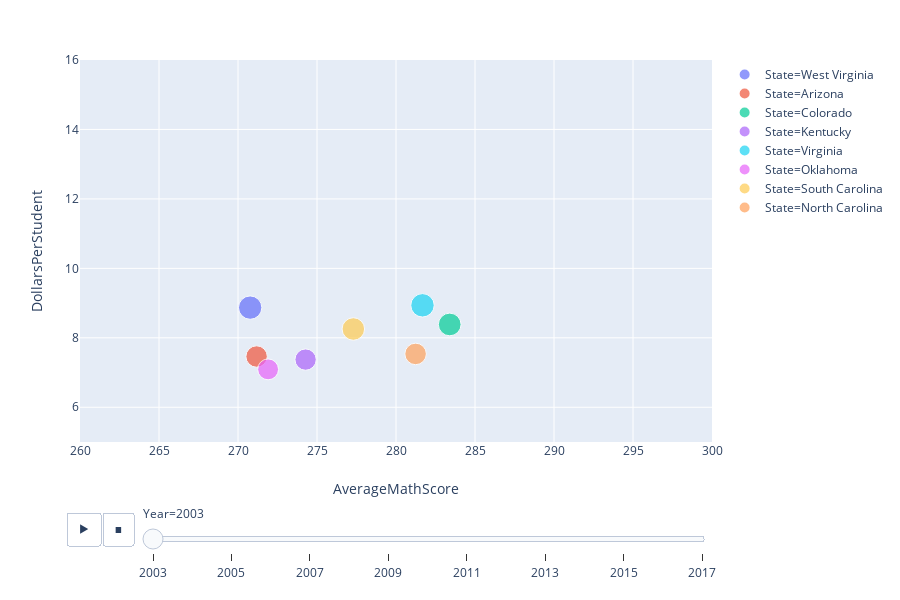

The code cell stored with this chart in its notebook:
### Code cell
px.scatter(protest_states_scores_and_funding,x="AverageMathScore",y="DollarsPerStudent",size="DollarsPerStudent",color="State",hover_name="State",range_x=[260,300],range_y=[5,16],animation_frame="Year",animation_group="State")

### Figure 1 — Plotly figure (JSON) as saved in the notebook; plotly's stock layout.template omitted (floating-point values rounded to 4 significant figures)
{"data": [{"hoverlabel": {"namelength": 0}, "hovertemplate": "<b>%{hovertext}</b><br><br>State=West Virginia<br>Year=2003<br>AverageMathScore=%{x}<br>DollarsPerStudent=%{marker.size}", "hovertext": ["West Virginia"], "ids": ["West Virginia"], "legendgroup": "State=West Virginia", "marker": {"color": "#636efa", "size": [8.87], "sizemode": "area", "sizeref": 0.03252, "symbol": "circle"}, "mode": "markers", "name": "State=West Virginia", "showlegend": true, "type": "scatter", "uid": "f385ce8b-c6c8-4cab-aed7-ec55cf99b6fa", "x": [270.8], "xaxis": "x", "y": [8.87], "yaxis": "y"}, {"hoverlabel": {"namelength": 0}, "hovertemplate": "<b>%{hovertext}</b><br><br>State=Arizona<br>Year=2003<br>AverageMathScore=%{x}<br>DollarsPerStudent=%{marker.size}", "hovertext": ["Arizona"], "ids": ["Arizona"], "legendgroup": "State=Arizona", "marker": {"color": "#EF553B", "size": [7.462], "sizemode": "area", "sizeref": 0.03252, "symbol": "circle"}, "mode": "markers", "name": "State=Arizona", "showlegend": true, "type": "scatter", "uid": "46ba27f1-52ca-4a07-a0cb-d5597283d717", "x": [271.2], "xaxis": "x", "y": [7.462], "yaxis": "y"}, {"hoverlabel": {"namelength": 0}, "hovertemplate": "<b>%{hovertext}</b><br><br>State=Colorado<br>Year=2003<br>AverageMathScore=%{x}<br>DollarsPerStudent=%{marker.size}", "hovertext": ["Colorado"], "ids": ["Colorado"], "legendgroup": "State=Colorado", "marker": {"color": "#00cc96", "size": [8.385], "sizemode": "area", "sizeref": 0.03252, "symbol": "circle"}, "mode": "markers", "name": "State=Colorado", "showlegend": true, "type": "scatter", "uid": "d5df0728-0073-4f44-b94f-e2766df5f727", "x": [283.4], "xaxis": "x", "y": [8.385], "yaxis": "y"}, {"hoverlabel": {"namelength": 0}, "hovertemplate": "<b>%{hovertext}</b><br><br>State=Kentucky<br>Year=2003<br>AverageMathScore=%{x}<br>DollarsPerStudent=%{marker.size}", "hovertext": ["Kentucky"], "ids": ["Kentucky"], "legendgroup": "State=Kentucky", "marker": {"color": "#ab63fa", "size": [7.373], "sizemode": "area", "sizeref": 0.03252, "symbol": "circle"}, "mode": "markers", "name": "State=Kentucky", "showlegend": true, "type": "scatter", "uid": "757f7a82-0325-44c0-bfdb-7bccf2eecffd", "x": [274.3], "xaxis": "x", "y": [7.373], "yaxis": "y"}, {"hoverlabel": {"namelength": 0}, "hovertemplate": "<b>%{hovertext}</b><br><br>State=Virginia<br>Year=2003<br>AverageMathScore=%{x}<br>DollarsPerStudent=%{marker.size}", "hovertext": ["Virginia"], "ids": ["Virginia"], "legendgroup": "State=Virginia", "marker": {"color": "#19d3f3", "size": [8.936], "sizemode": "area", "sizeref": 0.03252, "symbol": "circle"}, "mode": "markers", "name": "State=Virginia", "showlegend": true, "type": "scatter", "uid": "85d8830c-d8e7-423d-b670-170f2e83edd7", "x": [281.7], "xaxis": "x", "y": [8.936], "yaxis": "y"}, {"hoverlabel": {"namelength": 0}, "hovertemplate": "<b>%{hovertext}</b><br><br>State=Oklahoma<br>Year=2003<br>AverageMathScore=%{x}<br>DollarsPerStudent=%{marker.size}", "hovertext": ["Oklahoma"], "ids": ["Oklahoma"], "legendgroup": "State=Oklahoma", "marker": {"color": "#e763fa", "size": [7.092], "sizemode": "area", "sizeref": 0.03252, "symbol": "circle"}, "mode": "markers", "name": "State=Oklahoma", "showlegend": true, "type": "scatter", "uid": "c157ee9c-2352-4390-8327-42454e32702a", "x": [271.9], "xaxis": "x", "y": [7.092], "yaxis": "y"}, {"hoverlabel": {"namelength": 0}, "hovertemplate": "<b>%{hovertext}</b><br><br>State=South Carolina<br>Year=2003<br>AverageMathScore=%{x}<br>DollarsPerStudent=%{marker.size}", "hovertext": ["South Carolina"], "ids": ["South Carolina"], "legendgroup": "State=South Carolina", "marker": {"color": "#FECB52", "size": [8.254], "sizemode": "area", "sizeref": 0.03252, "symbol": "circle"}, "mode": "markers", "name": "State=South Carolina", "showlegend": true, "type": "scatter", "uid": "ec20bebc-e288-4745-8c5f-d54d78787dd1", "x": [277.3], "xaxis": "x", "y": [8.254], "yaxis": "y"}, {"hoverlabel": {"namelength": 0}, "hovertemplate": "<b>%{hovertext}</b><br><br>State=North Carolina<br>Year=2003<br>AverageMathScore=%{x}<br>DollarsPerStudent=%{marker.size}", "hovertext": ["North Carolina"], "ids": ["North Carolina"], "legendgroup": "State=North Carolina", "marker": {"color": "#FFA15A", "size": [7.536], "sizemode": "area", "sizeref": 0.03252, "symbol": "circle"}, "mode": "markers", "name": "State=North Carolina", "showlegend": true, "type": "scatter", "uid": "81cebe82-b0d3-425e-9de5-b740d1ec8af3", "x": [281.2], "xaxis": "x", "y": [7.536], "yaxis": "y"}], "layout": {"grid": {"xaxes": ["x"], "xgap": 0.1, "xside": "bottom", "yaxes": ["y"], "ygap": 0.1, "yside": "left"}, "height": 600, "legend": {"itemsizing": "constant", "tracegroupgap": 0}, "margin": {"t": 60}, "sliders": [{"active": 0, "currentvalue": {"prefix": "Year="}, "len": 0.9, "pad": {"b": 10, "t": 60}, "steps": [{"args": [["2003"], {"frame": {"duration": 0, "redraw": false}, "fromcurrent": true, "mode": "immediate", "transition": {"duration": 0, "easing": "linear"}}], "label": "2003", "method": "animate"}, {"args": [["2005"], {"frame": {"duration": 0, "redraw": false}, "fromcurrent": true, "mode": "immediate", "transition": {"duration": 0, "easing": "linear"}}], "label": "2005", "method": "animate"}, {"args": [["2007"], {"frame": {"duration": 0, "redraw": false}, "fromcurrent": true, "mode": "immediate", "transition": {"duration": 0, "easing": "linear"}}], "label": "2007", "method": "animate"}, {"args": [["2009"], {"frame": {"duration": 0, "redraw": false}, "fromcurrent": true, "mode": "immediate", "transition": {"duration": 0, "easing": "linear"}}], "label": "2009", "method": "animate"}, {"args": [["2011"], {"frame": {"duration": 0, "redraw": false}, "fromcurrent": true, "mode": "immediate", "transition": {"duration": 0, "easing": "linear"}}], "label": "2011", "method": "animate"}, {"args": [["2013"], {"frame": {"duration": 0, "redraw": false}, "fromcurrent": true, "mode": "immediate", "transition": {"duration": 0, "easing": "linear"}}], "label": "2013", "method": "animate"}, {"args": [["2015"], {"frame": {"duration": 0, "redraw": false}, "fromcurrent": true, "mode": "immediate", "transition": {"duration": 0, "easing": "linear"}}], "label": "2015", "method": "animate"}, {"args": [["2017"], {"frame": {"duration": 0, "redraw": false}, "fromcurrent": true, "mode": "immediate", "transition": {"duration": 0, "easing": "linear"}}], "label": "2017", "method": "animate"}], "x": 0.1, "xanchor": "left", "y": 0, "yanchor": "top"}], "updatemenus": [{"buttons": [{"args": [null, {"frame": {"duration": 500, "redraw": false}, "fromcurrent": true, "mode": "immediate", "transition": {"duration": 500, "easing": "linear"}}], "label": "&#9654;", "method": "animate"}, {"args": [[null], {"frame": {"duration": 0, "redraw": false}, "fromcurrent": true, "mode": "immediate", "transition": {"duration": 0, "easing": "linear"}}], "label": "&#9724;", "method": "animate"}], "direction": "left", "pad": {"r": 10, "t": 70}, "showactive": false, "type": "buttons", "x": 0.1, "xanchor": "right", "y": 0, "yanchor": "top"}], "xaxis": {"range": [260, 300], "title": {"text": "AverageMathScore"}}, "yaxis": {"range": [5, 16], "title": {"text": "DollarsPerStudent"}}}}
